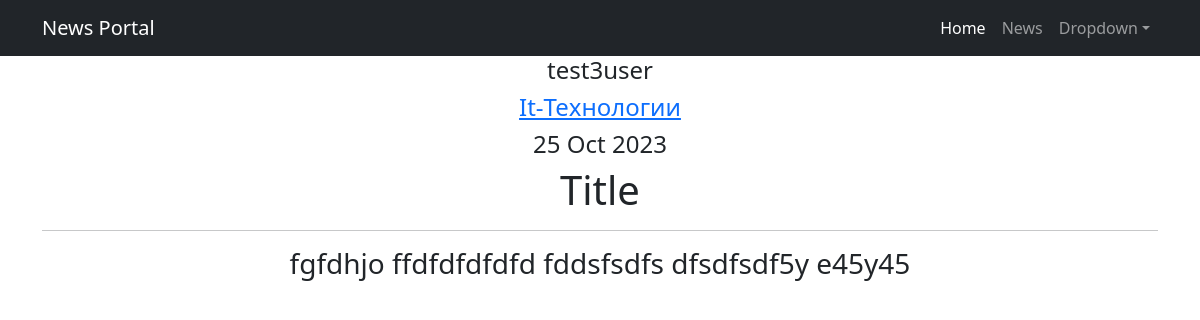
The page /News/34 on the database its author committed.
### NewsPortal/models.py (models this page shows, shortened)
class Post(models.Model):
    POSITIONS = [
        ('New', 'Новость'),
        ('Art', 'Статья')
    ]
    author = models.ForeignKey(Author, on_delete=models.CASCADE)  # id создателя статьи/новости
    choi_public = models.CharField(max_length=3,
                                   choices=POSITIONS,
                                   default='Art')
    time_create = models.DateTimeField(auto_now_add=True)  # дата и время создания статьи/новости
    cat = models.ManyToManyField(Category, through=PostCategory)  # cat имеет связь с Category через PostCategory
    title = models.CharField(max_length=255)  # заголовок статьи/новости
    content = models.TextField(blank=True)  # содержание статьи/новости
    _rating = models.IntegerField(default=0, db_column='rating')  # рейтинг статьи/новости

class Author(models.Model):
    user = models.OneToOneField(User, on_delete=models.CASCADE)  # id пользователя (кто создатель)
    rating = models.IntegerField(default=0)  # рейтинг создателя

class Category(models.Model):
    name = models.CharField(max_length=64, unique=True)  # название категории
    subscribers = models.ManyToManyField(User, related_name="categories", blank=True) # поле subscribers имеет связь ManyToMany
    def __str__(self):
        return self.name.title()

### NewsPortal/views.py (the view)
# urls.py: path('<int:pk>', NewsDetail.as_view(), name='news_detail'),
class NewsDetail( DetailView):
    model = Post
    template_name = 'NewsDet.html'
    context_object_name = 'new1'

### NewsPortal/templatetags/custom_filters.py (called while the page is built)
@register.filter()
def censor(value):
   n = 0
   try:
      inSwordList = value.split()
      for sword_ in inSwordList:
         if sword_.lower() in RestrSwords:
            inSwordList[n] = sword_.replace(sword_[1:], '*' * len(sword_[1:]))
         n += 1
   except Exception as e:
      return f'Объект не является строкой!:\n{e}'
   return ' '.join(inSwordList)

### templates/NewsDet.html (shortened to what this page needs)
{% extends 'flatpages/default.html' %}
{% load custom_filters %}
{% block content %}
<h4>{{ new1.author.user.username }}</h4>
<h4>{% for category in new1.cat.all %}
                        <a href="{% url 'category_list' category.id %}">{{ category }}</a>
                    {% endfor %}</h4>
<h4>{{ new1.time_create|date:'d M Y' }}</h4>
<h1>{{ new1.title|censor }}</h1>
    <hr>
<h3>{{ new1.content|censor }}</h3>
{% endblock content %}

### rows shown on the page
Post: author.user.username "test3user", time_create "25 Oct 2023", title|censor "Title", content|censor "fgfdhjo ffdfdfdfdfd fddsfsdfs dfsdfsdf5y e45y45"
Category: name "It-Технологии"
